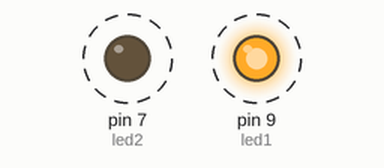
A sketch run on a simulated Arduino Uno, built with avr-gcc and run on an emulated ATmega328P. Shown: output pins drawn as LEDs (lit = HIGH). Dashed ring = blinking.

Above: at 0.2 s.
Timing chart, 0 to 3.0 s (numbered marks = the images above):
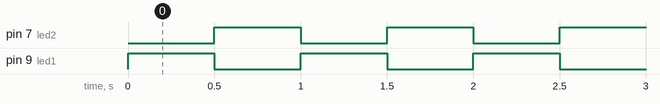

The sketch:

naizmjenicno_paljenje_2LEDice.ino
```cpp
//Naizmjenično paljenje dvije LED diode

int led1 = 9;
int led2 = 7;

void setup() {
  pinMode(led1, OUTPUT);
  pinMode(led2, OUTPUT);
}

void loop() {
  digitalWrite(led1, HIGH);
  digitalWrite(led2, LOW);
  delay(500);
  digitalWrite(led1, LOW);
  digitalWrite(led2, HIGH);
  delay(500);
}
```

Measured:
- by itself, pin 7 (led2), pin 9 (led1): alternates HIGH for 0.50 s and LOW for 0.50 s
